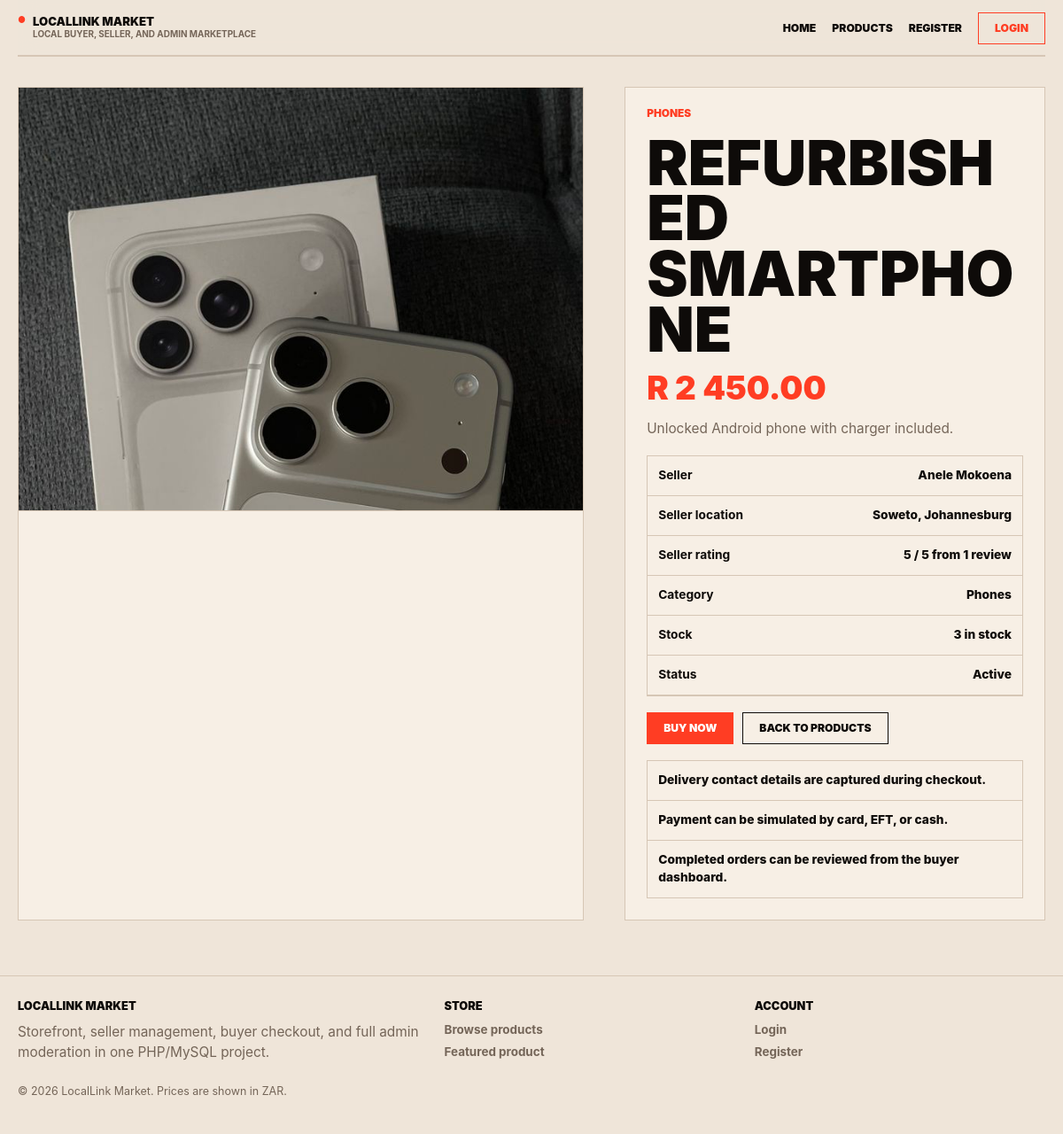
The page /product.php on the database its author committed.
### tables this page shows
CREATE TABLE IF NOT EXISTS categories (
  id INT UNSIGNED AUTO_INCREMENT PRIMARY KEY,
  name VARCHAR(100) NOT NULL UNIQUE
);

CREATE TABLE IF NOT EXISTS products (
  id INT UNSIGNED AUTO_INCREMENT PRIMARY KEY,
  seller_id INT UNSIGNED DEFAULT NULL,
  category_id INT UNSIGNED NOT NULL,
  title VARCHAR(150) NOT NULL,
  description TEXT NOT NULL,
  price DECIMAL(10,2) NOT NULL,
  stock INT UNSIGNED NOT NULL DEFAULT 0,
  status ENUM('active', 'inactive', 'pending_review', 'archived') NOT NULL DEFAULT 'active',
  image_path VARCHAR(255) DEFAULT NULL,
  created_at TIMESTAMP DEFAULT CURRENT_TIMESTAMP,
  updated_at TIMESTAMP DEFAULT CURRENT_TIMESTAMP ON UPDATE CURRENT_TIMESTAMP,
  CONSTRAINT fk_products_category
    FOREIGN KEY (category_id) REFERENCES categories(id),
  CONSTRAINT fk_products_seller
    FOREIGN KEY (seller_id) REFERENCES users(id)
    ON DELETE SET NULL
);

### includes/store.php (called while the page is built, shortened)
<?php
function market_format_money(float $amount): string
{
    return 'R ' . number_format($amount, 2, '.', ' ');
}
function market_format_date(string $value): string
{
    $timestamp = strtotime($value);
    return $timestamp ? date('j M Y', $timestamp) : '-';
}
function market_humanize_product_status(string $status): string
{
    $labels = [
        'active' => 'Active',
        'inactive' => 'Inactive',
        'pending_review' => 'Pending review',
        'archived' => 'Archived',
    ];
    return $labels[$status] ?? ucfirst(str_replace('_', ' ', $status));
}
function market_table_exists(string $table): bool
{
    $pdo = db_try_get_connection();
    static $cache = [];
    if (array_key_exists($table, $cache)) {
        return $cache[$table];
    }
    try {
        $statement = $pdo->prepare(
            'SELECT COUNT(*)
             FROM information_schema.tables
             WHERE table_schema = DATABASE()
               AND table_name = :table_name'
        );
        $statement->execute(['table_name' => $table]);
        $cache[$table] = (int) $statement->fetchColumn() > 0;
    } catch (Throwable $exception) {
        $cache[$table] = false;
    }
    return $cache[$table];
}
function market_has_product_images(): bool
{
    return market_table_exists('product_images');
}
function market_map_product(array $row): array
{
    $category = (string) ($row['category_name'] ?? market_category_name((int) ($row['category_id'] ?? 0)));
    $imagePath = trim((string) ($row['resolved_image_path'] ?? $row['image_path'] ?? ''));
    $stock = (int) ($row['stock'] ?? 0);
    $status = strtolower((string) ($row['status'] ?? 'active'));
    $ratingAverage = round((float) ($row['avg_rating'] ?? 0), 1);
    $ratingCount = (int) ($row['review_count'] ?? 0);
    return [
        'id' => (int) ($row['id'] ?? 0),
        'seller_id' => isset($row['seller_id']) ? (int) $row['seller_id'] : 0,
        'seller_name' => (string) ($row['seller_name'] ?? 'LocalLink Seller'),
        'seller_location' => (string) ($row['seller_location'] ?? ''),
        'category_id' => (int) ($row['category_id'] ?? 0),
        'category' => $category,
        'title' => (string) ($row['title'] ?? ''),
        'description' => (string) ($row['description'] ?? ''),
        'price_amount' => (float) ($row['price'] ?? 0),
        'price' => market_format_money((float) ($row['price'] ?? 0)),
        'stock' => $stock,
        'stock_label' => $stock > 0 ? $stock . ' in stock' : 'Out of stock',
        'status' => $status,
        'status_label' => market_humanize_product_status($status),
        'image' => $imagePath !== '' ? $imagePath : market_default_image_for_category($category),
        'rating_average' => $ratingAverage,
        'rating_count' => $ratingCount,
        'rating_label' => $ratingCount > 0 ? $ratingAverage . ' / 5 from ' . $ratingCount . ' review' . ($ratingCount === 1 ? '' : 's') : 'No reviews yet',
        'created_at' => (string) ($row['created_at'] ?? ''),
        'created_on' => market_format_date((string) ($row['created_at'] ?? '')),
    ];
}
function market_bind_list(string $prefix, array $values, array &$params): array
{
    $placeholders = [];
    foreach (array_values($values) as $index => $value) {
        $key = $prefix . $index;
        $placeholders[] = ':' . $key;
        $params[$key] = $value;
    }
    return $placeholders;
}
function market_get_products(array $filters = []): array
{
    $pdo = db_try_get_connection();
    try {
        $conditions = ['1 = 1'];
        $params = [];
        $statuses = null;
        if (isset($filters['status'])) {
            $statuses = is_array($filters['status']) ? $filters['status'] : [$filters['status']];
        } elseif (empty($filters['include_non_public'])) {
            $statuses = ['active'];
        }
        if ($statuses !== null && $statuses !== []) {
            $placeholders = market_bind_list('product_status_', array_map('strval', $statuses), $params);
            $conditions[] = 'p.status IN (' . implode(', ', $placeholders) . ')';
        }
        $search = trim((string) ($filters['search'] ?? ''));
        $categoryId = max(0, (int) ($filters['category_id'] ?? 0));
        $sellerId = max(0, (int) ($filters['seller_id'] ?? 0));
        $orderBy = ($filters['sort'] ?? 'newest') === 'price_low'
            ? 'p.price ASC, p.created_at DESC'
            : 'p.created_at DESC, p.id DESC';
        $limitSql = isset($filters['limit']) ? ' LIMIT ' . max(1, (int) $filters['limit']) : '';
        $imageJoin = market_has_product_images() ? 'LEFT JOIN product_images pi ON pi.product_id = p.id AND pi.is_primary = 1' : '';
        $imageSelect = market_has_product_images()
            ? 'COALESCE(pi.image_path, p.image_path) AS resolved_image_path'
            : 'p.image_path AS resolved_image_path';
        $sql = 'SELECT p.id,
                       p.seller_id,
                       p.category_id,
                       p.title,
                       p.description,
                       p.price,
                       p.stock,
                       p.status,
                       p.image_path,
                       p.created_at,
                       ' . $imageSelect . ',
                       c.name AS category_name,
                       COALESCE(u.full_name, "LocalLink Seller") AS seller_name,
                       COALESCE(sp.location, "") AS seller_location,
                       COALESCE(rv.avg_rating, 0) AS avg_rating,
                       COALESCE(rv.review_count, 0) AS review_count
                FROM products p
                INNER JOIN categories c ON c.id = p.category_id
                LEFT JOIN users u ON u.id = p.seller_id
                LEFT JOIN seller_profiles sp ON sp.user_id = p.seller_id
                LEFT JOIN (
                    SELECT seller_id,
                           ROUND(AVG(rating), 1) AS avg_rating,
                           COUNT(*) AS review_count
                    FROM reviews
                    WHERE status = "visible"
                    GROUP BY seller_id
                ) rv ON rv.seller_id = p.seller_id
                ' . $imageJoin . '
                WHERE ' . implode(' AND ', $conditions) . '
                ORDER BY ' . $orderBy . $limitSql;
        $statement = $pdo->prepare($sql);
        $statement->execute($params);
        return array_map('market_map_product', $statement->fetchAll());
    } catch (Throwable $exception) {
        return array_map('market_map_product', market_sample_products());
    }
}
function market_get_product_by_id(int $productId, bool $allowNonPublic = false): ?array
{
    $products = market_get_products([
        'include_non_public' => $allowNonPublic,
        'status' => $allowNonPublic ? ['active', 'inactive', 'pending_review', 'archived'] : ['active'],
    ]);
    foreach ($products as $product) {
        if ((int) $product['id'] === $productId) {
            return $product;
        }
    }
    return null;
}

### includes/app.php (called while the page is built, shortened)
<?php
if (!function_exists('app_normalize_path')) {
    function app_normalize_path(string $path): string
    {
        return rtrim(str_replace('\\', '/', $path), '/');
    }
}
if (!function_exists('app_base_path')) {
    function app_base_path(): string
    {
        static $basePath = null;
        if ($basePath !== null) {
            return $basePath;
        }
        $documentRoot = realpath($_SERVER['DOCUMENT_ROOT'] ?? '');
        $projectRoot = realpath(dirname(__DIR__));
        $normalizedDocumentRoot = app_normalize_path($documentRoot);
        $normalizedProjectRoot = app_normalize_path($projectRoot);
        $relativePath = substr($normalizedProjectRoot, strlen($normalizedDocumentRoot));
        $basePath = $relativePath === false ? '' : $relativePath;
        return $basePath;
    }
}
if (!function_exists('app_url')) {
    function app_url(string $path = ''): string
    {
        $normalizedPath = '/' . ltrim($path, '/');
        $basePath = app_base_path();
        return $basePath === '' ? $normalizedPath : $basePath . $normalizedPath;
    }
}
require_once __DIR__ . '/store.php';

### product.php (the view, shortened to what this page needs)
<?php
require __DIR__ . '/includes/app.php';
$selectedId = isset($_GET['id']) ? (int) $_GET['id'] : 1;
$product = market_get_product_by_id($selectedId);
    ?>
    <?php
require __DIR__ . '/includes/header.php';
?>
<section class="page section split">
  <div class="card media-card">
    <div class="product-detail-media">
      <img class="product-photo product-photo-<?php echo (int) $product['category_id']; ?>" src="<?php echo htmlspecialchars(app_url($product['image'])); ?>" alt="<?php echo htmlspecialchars($product['title']); ?>">
    </div>
  </div>
  <div class="card stack">
    <p class="eyebrow"><?php echo htmlspecialchars($product['category']); ?></p>
    <h1><?php echo htmlspecialchars($product['title']); ?></h1>
    <p class="price price-large"><?php echo htmlspecialchars($product['price']); ?></p>
    <p><?php echo htmlspecialchars($product['description']); ?></p>
    <div class="detail-list">
      <div class="info-row"><strong>Seller</strong><span><?php echo htmlspecialchars($product['seller_name']); ?></span></div>
      <div class="info-row"><strong>Seller location</strong><span><?php echo htmlspecialchars($product['seller_location'] !== '' ? $product['seller_location'] : 'South Africa'); ?></span></div>
      <div class="info-row"><strong>Seller rating</strong><span><?php echo htmlspecialchars($product['rating_label']); ?></span></div>
      <div class="info-row"><strong>Category</strong><span><?php echo htmlspecialchars($product['category']); ?></span></div>
      <div class="info-row"><strong>Stock</strong><span><?php echo htmlspecialchars($product['stock_label']); ?></span></div>
      <div class="info-row"><strong>Status</strong><span><?php echo htmlspecialchars($product['status_label']); ?></span></div>
    </div>
    <div class="cta-row">
      <?php if ($product['stock'] > 0): ?>
        <a class="button" href="<?php echo htmlspecialchars(app_url('checkout.php?product_id=' . $product['id'])); ?>">Buy now</a>
      <?php else: ?>
        <span class="button button-secondary" aria-disabled="true">Sold out</span>
      <?php endif; ?>
      <a class="button button-secondary" href="<?php echo htmlspecialchars(app_url('products.php')); ?>">Back to products</a>
    </div>
    <div class="feature-list">
      <div>Delivery contact details are captured during checkout.</div>
      <div>Payment can be simulated by card, EFT, or cash.</div>
      <div>Completed orders can be reviewed from the buyer dashboard.</div>
    </div>
  </div>
</section>
<?php require __DIR__ . '/includes/footer.php'; ?>

### assets/css/styling.css (style rules this page uses)
:root { --ll-bg: #efe5d9; --ll-panel: #f7efe5; --ll-panel-strong: #fff8ef; --ll-ink: #0e0b09; --ll-muted: #746558; --ll-rule: #d6c6b5; --ll-red: #ff3d23; --ll-red-dark: #c92818; --ll-white: #fff; --ll-photo: #e2d8cb; --ll-max: 1160px; --ll-gap: 18px; --ll-pad: 24px; --ll-line: 1px solid var(--ll-rule); --ll-font: "Inter", "Arial Narrow", Arial, sans-serif; }
* { box-sizing: border-box; }
html { scroll-behavior: smooth; }
body { margin: 0; min-width: 320px; color: var(--ll-ink); background: var(--ll-bg); font: 16px/1.45 var(--ll-font); }
a { color: inherit; text-decoration: none; }
img { display: block; max-width: 100%; }
h1, h2, h3, p { margin: 0; overflow-wrap: anywhere; }
h1, h2, h3 { color: var(--ll-ink); font-weight: 900; letter-spacing: 0; text-transform: uppercase; }
h1 { max-width: 11ch; font-size: clamp(2.45rem, 5.8vw, 4.4rem); line-height: .9; }
p { color: var(--ll-muted); font-size: .96rem; line-height: 1.55; }
.site-header, .site-alert, .page, .footer-grid, .footer-note { width: min(var(--ll-max), calc(100% - 36px)); margin-inline: auto; }
.page { padding: 34px 0; }
.section { border-top: var(--ll-line); }
.split { display: grid; grid-template-columns: minmax(0, 1.05fr) minmax(280px, .78fr); gap: 46px; }
.stack { display: grid; align-content: start; gap: 18px; }
.eyebrow, .hint, .badge, .sidebar strong, .stat-card span { color: var(--ll-red); font-size: .74rem; font-weight: 900; letter-spacing: 0; line-height: 1; text-transform: uppercase; }
.card, .form-card, .table-card, .category-card, .stat-card, .product-card, .sidebar, .subtle-card { border: var(--ll-line); border-radius: 0; background: var(--ll-panel); box-shadow: none; }
.card, .form-card, .table-card, .sidebar { padding: var(--ll-pad); }
.cta-row, .form-actions, .product-meta, .info-row, .mini-stats { display: flex; flex-wrap: wrap; gap: 10px; align-items: center; }
.product-meta, .info-row, .mini-stats { justify-content: space-between; }
.button, button.button, .nav-action { display: inline-flex; min-height: 36px; align-items: center; justify-content: center; padding: 0 18px; border: 1px solid var(--ll-red); border-radius: 0; color: var(--ll-white); background: var(--ll-red); box-shadow: none; cursor: pointer; font-size: .76rem; font-weight: 900; line-height: 1; text-transform: uppercase; }
.button-secondary { color: var(--ll-ink); background: var(--ll-panel); border-color: var(--ll-ink); }
.feature-list, .detail-list { display: grid; gap: 0; border: var(--ll-line); }
.feature-list > div, .info-row, .mini-stats > div, .sidebar a { padding: 12px; border-bottom: var(--ll-line); background: transparent; color: var(--ll-ink); font-size: .86rem; font-weight: 800; }
.feature-list > div:last-child, .sidebar a:last-child { border-bottom: 0; }
.product-media, .product-detail-media { display: grid; aspect-ratio: 4 / 3; min-height: 220px; place-items: center; overflow: hidden; border: 0; border-bottom: var(--ll-line); border-radius: 0; background: var(--ll-photo); }
.product-media img, .product-detail-media img { display: block; width: 100%; height: 100%; object-fit: cover; object-position: center; }
.product-detail-media { min-height: 430px; }
.media-card { overflow: hidden; padding: 0; }
.price, .price-large { color: var(--ll-red); font-weight: 900; }
.price-large { font-size: 2.3rem; line-height: .9; }

### rows shown on the page
categories: name "PHONES", name "Phones"
products: title "REFURBISHED SMARTPHONE", description "Unlocked Android phone with charger included."

### other values the page prints
$product['price'] "R 2 450.00"
$product['seller_name'] "Anele Mokoena"
$product['rating_label'] "5 / 5 from 1 review"
$product['stock_label'] "3 in stock"
$product['status_label'] "Active"
